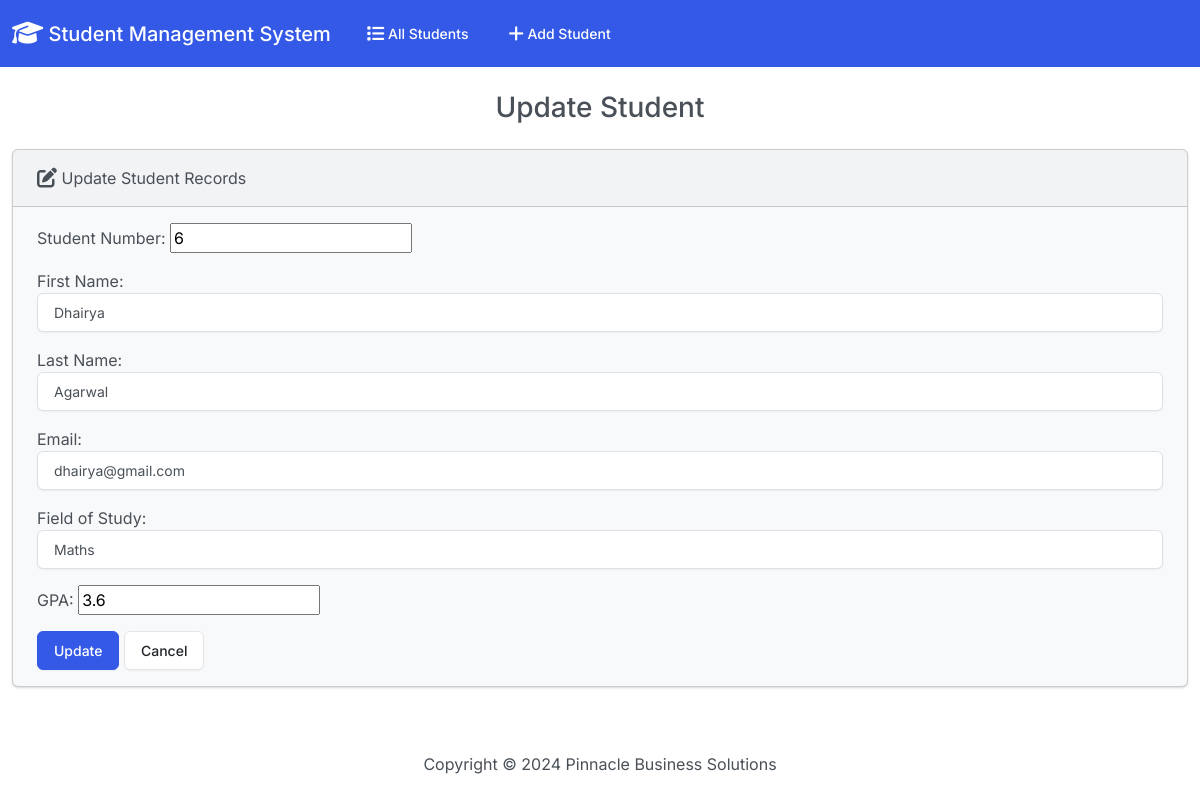
The page /edit/5/ on the database its author committed.
### students/models.py (models this page shows, shortened)
class Student(models.Model):
    student_number = models.PositiveIntegerField()
    first_name = models.CharField(max_length=50)
    last_name = models.CharField(max_length=50)
    email = models.EmailField(max_length=100)
    field_of_study = models.CharField(max_length=50)
    gpa = models.FloatField()

### students/views.py (the view)
# urls.py: path('edit/<int:id>/', views.edit, name='edit'),
def edit(request, id):
    if request.method == 'POST':
        student = Student.objects.get(pk=id)
        form = StudentForm(request.POST, instance=student)
        if form.is_valid():
            form.save()
            return render(request, 'students/edit.html', {
                'form': form,
                'success': True
            })
    else:
        student = Student.objects.get(pk=id)
        form = StudentForm(instance=student)
    return render(request, 'students/edit.html',
                  {
                      'form': form
                  })

### students/forms.py
class StudentForm(forms.ModelForm):
    class Meta:
        model = Student
        fields = ['student_number', 'first_name',
                  'last_name', 'email', 'field_of_study', 'gpa']
        labels = {
            'student_number': "Student Number",
            'first_name': 'First Name',
            'last_name': 'Last Name',
            'email': 'Email',
            'field_of_study': 'Field of Study',
            'gpa': 'GPA'
        }
        widgets = {
            'student_number': forms.NumberInput(attrs={'class': 'form-contorl'}),
            'first_name': forms.TextInput(attrs={'class': 'form-control'}),
            'last_name': forms.TextInput(attrs={'class': 'form-control'}),
            'email': forms.EmailInput(attrs={'class': 'form-control'}),
            'field_of_study': forms.TextInput(attrs={'class': 'form-control'}),
            'gpa': forms.NumberInput(attrs={'class': 'form-contorl'}),
        }

### students/templates/students/edit.html (shortened to what this page needs)
{% extends "students/base.html" %}
{% block body%}
    <h3 class='text-center m-4'> Update Student </h3>
    {% if success %}
        <div class='alert alert-success' role='alert'>
            The student updated successfully.
            <a href="{%url 'index' %}" class='alert-link'> Go to Home Page. </a>
        </div>
    {% else %}
        <div class='row justify-content-center'>
            <div class='col=6'>
                <div class="card bg-light mb-3">
                    <div class="card-header"><i class="fa-solid fa-pen-to-square fa-lg"></i> Update Student Records</div>
                    <div class="card-body">
                       <form action="" method="POST">
                       {{ form.as_p}}
                        <button type='submit' class='btn btn-primary'>Update</button>
                        <a href="{% url 'index' %}"class ='btn btn-secondary'>Cancel    </a>
                    </form>
                    </div>
                  </div>
            </div>
        </div>
        {%endif%}
{% endblock%}

### rows shown on the page
Student: student_number "6", first_name "Dhairya", last_name "Agarwal", email "dhairya@gmail.com", field_of_study "Maths", gpa "3.6"
